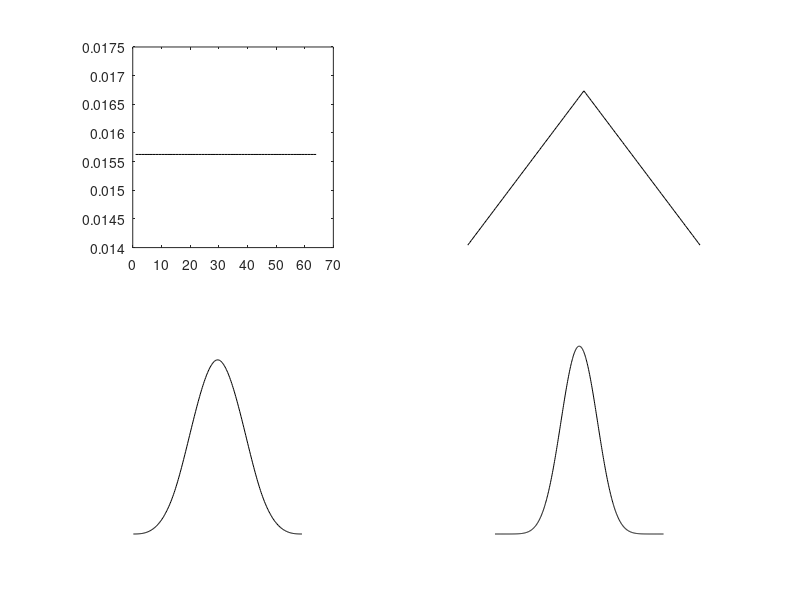

Write the MATLAB code that produced this figure.
f = ones(64,1); 
f = f./sum(f);                 % Define rectangle signal f and normalize

g = conv(f,f); 
g = g./sum(g);                 % Convolve f with itself to give g and normalize

h = conv(g,g); 
h = h./sum(h);                 % Convolve g with itself to give h and normalize

j = conv(h,h); 
j = j./sum(j);                 % Convolve h with itself to give j and normalize

subplot(2,2,1), plot(f,'k-'); axis square; 
subplot(2,2,2), plot(g,'k-'); axis off;
subplot(2,2,3), plot(h,'k-'); axis square; axis off;
subplot(2,2,4), plot(j,'k-'); axis square; axis off;
